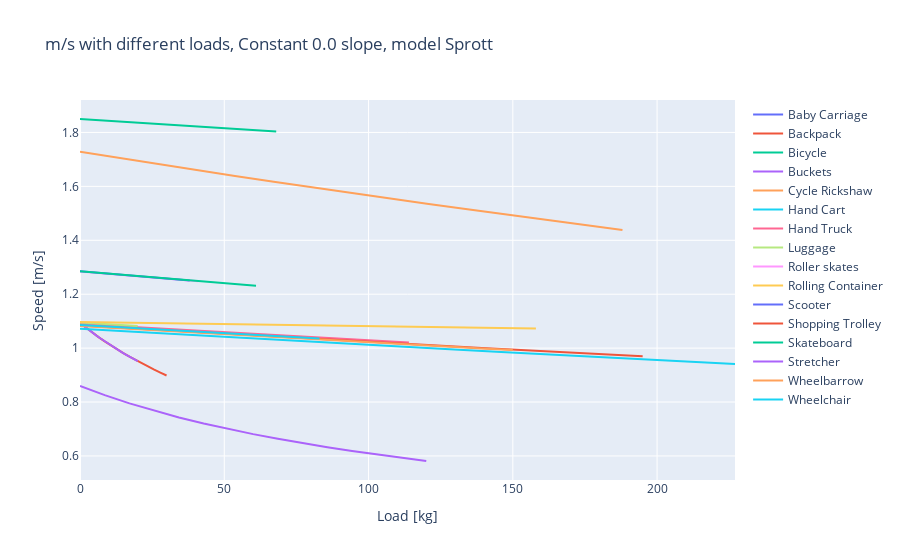

The code cell stored with this chart in its notebook:
### Markdown cell above
Visualize model results using interactive plots. This cell creates various types of plots to display the outcomes of the mobility analysis, making the data more accessible and understandable.

### Code cell
# Visualization of results using Plotly for interactive plots.
# Utilizes custom plotting functions defined in the mobility module to create visual representations of the results.
# Different types of plots (like load plots, bar plots, slope plots) are generated based on the results.
# These plots help in understanding and interpreting the data and outcomes of the mobility models.
mm.plotting_hpv.load_plot_plotly(mr, mo, hpv)  # Generating a load plot.
# mm.plotting_hpv.bar_plot_loading_distance(mr, mo, hpv, mv)  # Creating a bar plot for loading distance.
mm.plotting_hpv.scatter_plot_loading_distance(mr, mo, hpv, mv)  # Creating a bar plot for loading distance.
# mm.plotting_hpv.slope_plot_plotly(mr, mo, hpv)  # Producing a slope plot.
mm.plotting_hpv.new_slope_plot(mr, mo, hpv, mv)  # Producing a slope plot.
mm.plotting_hpv.bar_plot_hpvs(mr, mo, hpv, mv)  # Generating a bar plot for HPVs.

### Figure 1 — Plotly figure (JSON) as saved in the notebook; plotly's stock layout.template omitted (floating-point values rounded to 4 significant figures)
{"data": [{"mode": "lines", "name": "Baby Carriage", "type": "scatter", "x": [0, 1.429, 2.857, 4.286, 5.714, 7.143, 8.571, 10, 11.43, 12.86, 14.29, 15.71, 17.14, 18.57, 20], "y": [1.091, 1.09, 1.089, 1.089, 1.088, 1.087, 1.086, 1.085, 1.084, 1.083, 1.082, 1.081, 1.081, 1.08, 1.079]}, {"mode": "lines", "name": "Backpack", "type": "scatter", "x": [0, 2.143, 4.286, 6.429, 8.571, 10.71, 12.86, 15, 17.14, 19.29, 21.43, 23.57, 25.71, 27.86, 30], "y": [1.093, 1.075, 1.057, 1.041, 1.025, 1.01, 0.9955, 0.9816, 0.9684, 0.9556, 0.9433, 0.9315, 0.9201, 0.9091, 0.8985]}, {"mode": "lines", "name": "Bicycle", "type": "scatter", "x": [0, 4.857, 9.714, 14.57, 19.43, 24.29, 29.14, 34, 38.86, 43.71, 48.57, 53.43, 58.29, 63.14, 68], "y": [1.85, 1.847, 1.843, 1.84, 1.837, 1.833, 1.83, 1.827, 1.823, 1.82, 1.817, 1.813, 1.81, 1.807, 1.804]}, {"mode": "lines", "name": "Buckets", "type": "scatter", "x": [0, 1.429, 2.857, 4.286, 5.714, 7.143, 8.571, 10, 11.43, 12.86, 14.29, 15.71, 17.14, 18.57, 20], "y": [1.093, 1.081, 1.069, 1.057, 1.046, 1.036, 1.025, 1.015, 1.005, 0.9955, 0.9862, 0.9772, 0.9684, 0.9598, 0.9514]}, {"mode": "lines", "name": "Cycle Rickshaw", "type": "scatter", "x": [0, 13.43, 26.86, 40.29, 53.71, 67.14, 80.57, 94, 107.4, 120.9, 134.3, 147.7, 161.1, 174.6, 188], "y": [1.728, 1.705, 1.683, 1.661, 1.639, 1.617, 1.596, 1.575, 1.555, 1.535, 1.515, 1.495, 1.476, 1.457, 1.438]}, {"mode": "lines", "name": "Hand Cart", "type": "scatter", "x": [0, 16.21, 32.43, 48.64, 64.86, 81.07, 97.29, 113.5, 129.7, 145.9, 162.1, 178.4, 194.6, 210.8, 227], "y": [1.072, 1.062, 1.052, 1.042, 1.033, 1.023, 1.014, 1.004, 0.9949, 0.9857, 0.9767, 0.9677, 0.9588, 0.95, 0.9413]}, {"mode": "lines", "name": "Hand Truck", "type": "scatter", "x": [0, 8.143, 16.29, 24.43, 32.57, 40.71, 48.86, 57, 65.14, 73.29, 81.43, 89.57, 97.71, 105.9, 114], "y": [1.09, 1.085, 1.08, 1.074, 1.069, 1.064, 1.06, 1.055, 1.05, 1.045, 1.04, 1.035, 1.03, 1.025, 1.021]}, {"mode": "lines", "name": "Luggage", "type": "scatter", "x": [0, 1.429, 2.857, 4.286, 5.714, 7.143, 8.571, 10, 11.43, 12.86, 14.29, 15.71, 17.14, 18.57, 20], "y": [1.095, 1.094, 1.093, 1.092, 1.091, 1.091, 1.09, 1.089, 1.088, 1.087, 1.086, 1.085, 1.084, 1.083, 1.082]}, {"mode": "lines", "name": "Roller skates", "type": "scatter", "x": [0, 2.929, 5.857, 8.786, 11.71, 14.64, 17.57, 20.5, 23.43, 26.36, 29.29, 32.21, 35.14, 38.07, 41], "y": [1.284, 1.281, 1.279, 1.276, 1.274, 1.271, 1.268, 1.266, 1.263, 1.261, 1.258, 1.255, 1.253, 1.25, 1.248]}, {"mode": "lines", "name": "Rolling Container", "type": "scatter", "x": [0, 11.29, 22.57, 33.86, 45.14, 56.43, 67.71, 79, 90.29, 101.6, 112.9, 124.1, 135.4, 146.7, 158], "y": [1.097, 1.095, 1.094, 1.092, 1.09, 1.088, 1.087, 1.085, 1.083, 1.081, 1.08, 1.078, 1.076, 1.074, 1.073]}, {"mode": "lines", "name": "Scooter", "type": "scatter", "x": [0, 2.714, 5.429, 8.143, 10.86, 13.57, 16.29, 19, 21.71, 24.43, 27.14, 29.86, 32.57, 35.29, 38], "y": [1.285, 1.282, 1.28, 1.278, 1.275, 1.273, 1.27, 1.268, 1.265, 1.263, 1.261, 1.258, 1.256, 1.253, 1.251]}, {"mode": "lines", "name": "Shopping Trolley", "type": "scatter", "x": [0, 13.93, 27.86, 41.79, 55.71, 69.64, 83.57, 97.5, 111.4, 125.4, 139.3, 153.2, 167.1, 181.1, 195], "y": [1.084, 1.075, 1.067, 1.058, 1.05, 1.042, 1.033, 1.025, 1.017, 1.009, 1.001, 0.9929, 0.985, 0.9773, 0.9695]}, {"mode": "lines", "name": "Skateboard", "type": "scatter", "x": [0, 4.357, 8.714, 13.07, 17.43, 21.79, 26.14, 30.5, 34.86, 39.21, 43.57, 47.93, 52.29, 56.64, 61], "y": [1.285, 1.281, 1.277, 1.273, 1.269, 1.266, 1.262, 1.258, 1.254, 1.25, 1.246, 1.243, 1.239, 1.235, 1.231]}, {"mode": "lines", "name": "Stretcher", "type": "scatter", "x": [0, 8.571, 17.14, 25.71, 34.29, 42.86, 51.43, 60, 68.57, 77.14, 85.71, 94.29, 102.9, 111.4, 120], "y": [0.8599, 0.8256, 0.7951, 0.7677, 0.743, 0.7205, 0.7, 0.6811, 0.6636, 0.6475, 0.6324, 0.6184, 0.6053, 0.5929, 0.5813]}, {"mode": "lines", "name": "Wheelbarrow", "type": "scatter", "x": [0, 10.71, 21.43, 32.14, 42.86, 53.57, 64.29, 75, 85.71, 96.43, 107.1, 117.9, 128.6, 139.3, 150], "y": [1.082, 1.075, 1.069, 1.062, 1.056, 1.049, 1.043, 1.036, 1.03, 1.024, 1.017, 1.011, 1.005, 0.9989, 0.9928]}, {"mode": "lines", "name": "Wheelchair", "type": "scatter", "x": [0, 5.929, 11.86, 17.79, 23.71, 29.64, 35.57, 41.5, 47.43, 53.36, 59.29, 65.21, 71.14, 77.07, 83], "y": [1.086, 1.083, 1.079, 1.075, 1.072, 1.068, 1.064, 1.061, 1.057, 1.053, 1.05, 1.046, 1.043, 1.039, 1.036]}], "layout": {"title": {"text": "m/s with different loads, Constant 0.0 slope, model Sprott"}, "xaxis": {"title": {"text": "Load [kg]"}}, "yaxis": {"title": {"text": "Speed [m/s]"}}}}
